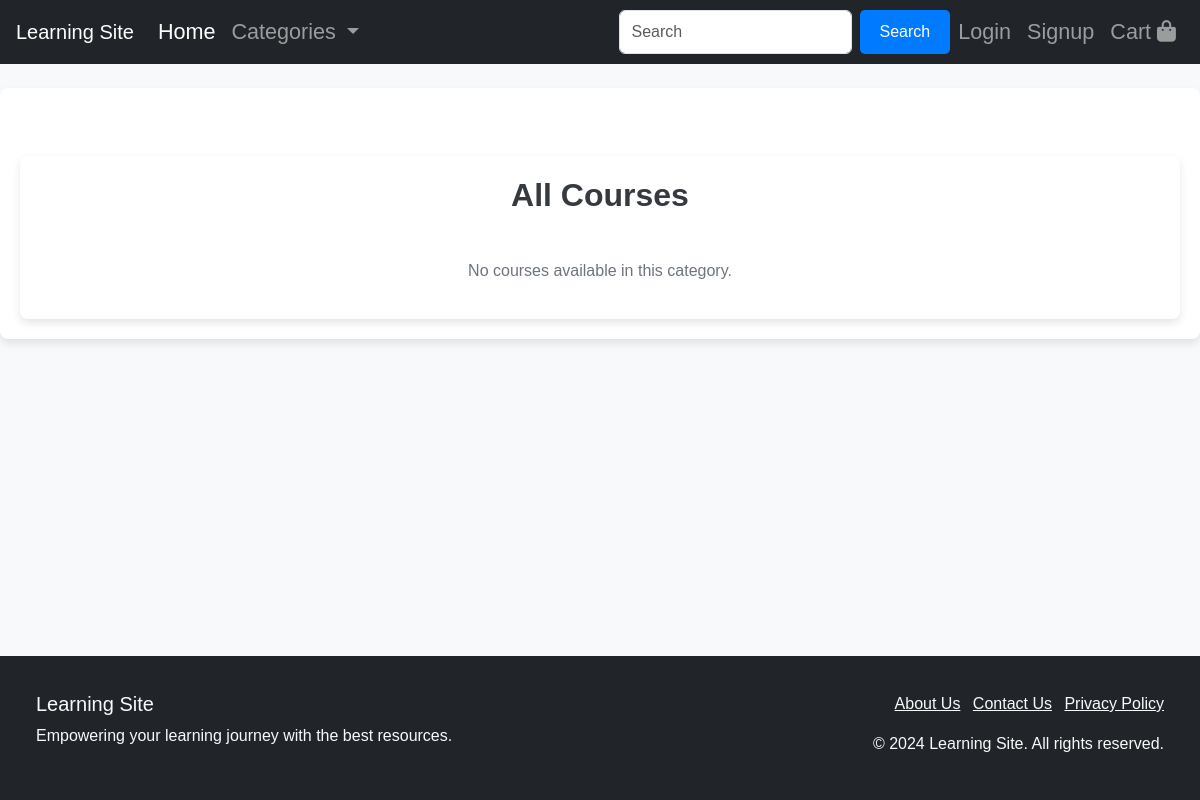
The app's page /, older data.
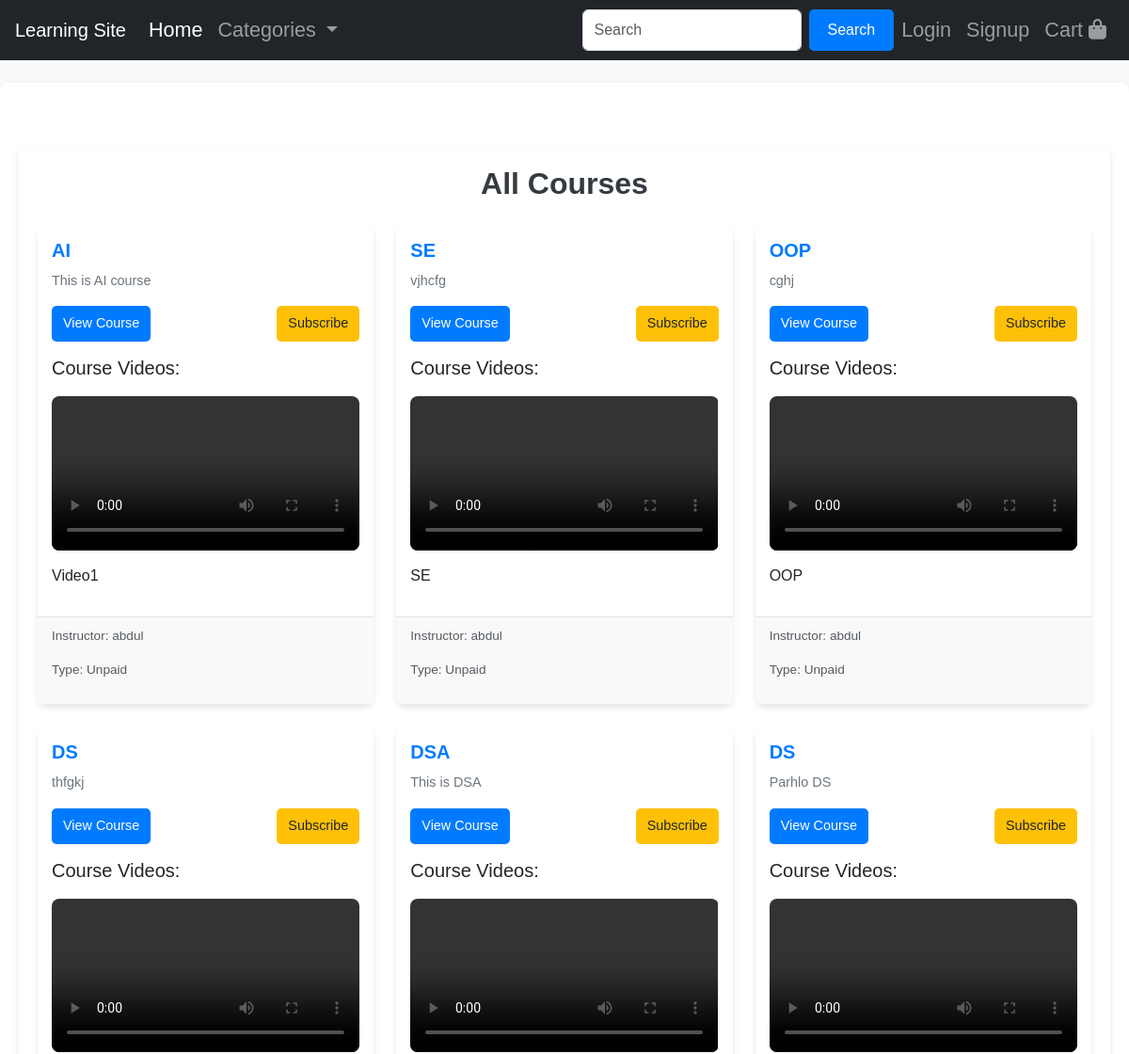
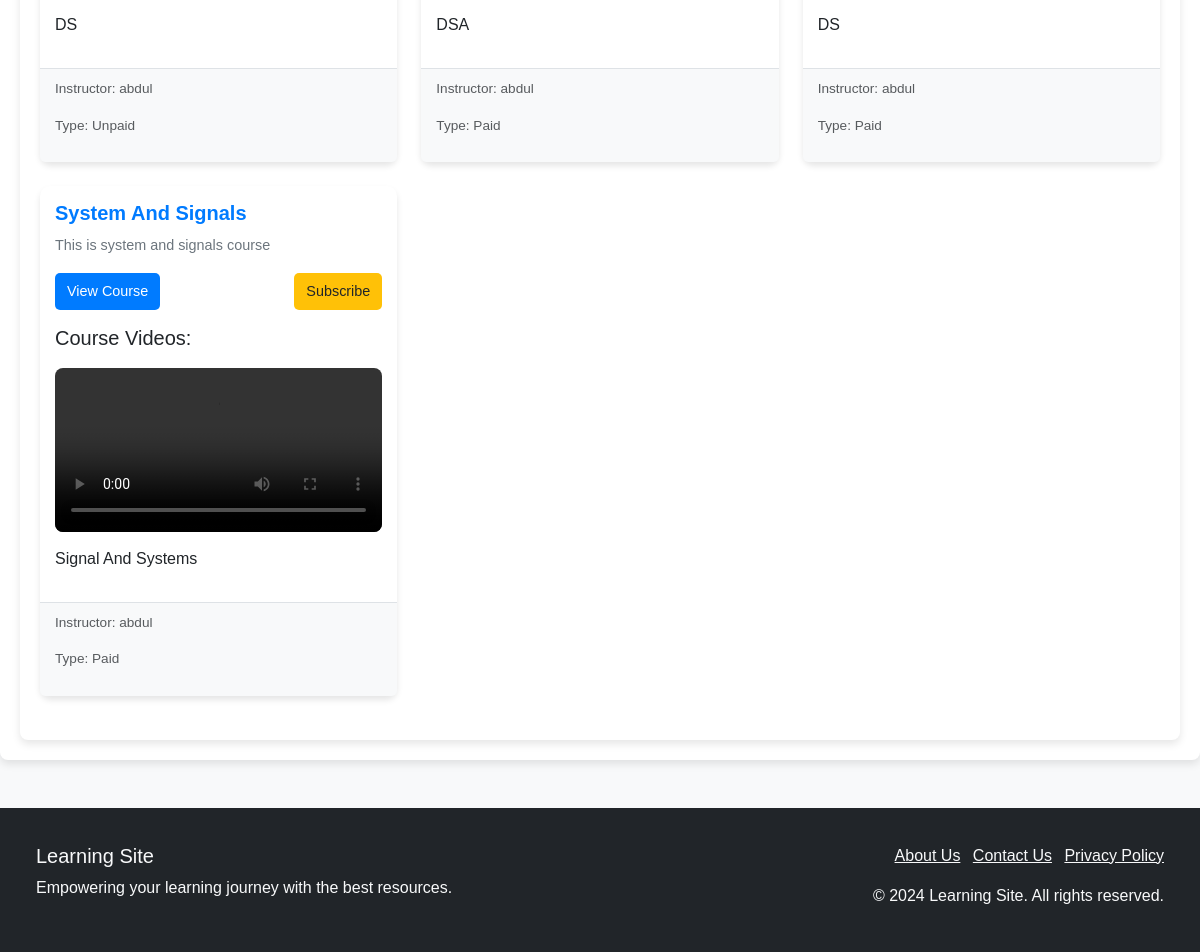
The same page, newer data (2 pictures, top to bottom).
### course_instructor/models.py (models this page shows, shortened)
class Course(models.Model):
    COURSE_TYPE_CHOICES = [
        ('paid', 'Paid'),
        ('unpaid', 'Unpaid'),
    ]
    title = models.CharField(max_length=255)
    description = models.TextField()
    duration = models.DurationField(default=timedelta(days=30))
    instructor = models.ForeignKey(Profile, on_delete=models.CASCADE, related_name='courses_taught')
    course_type = models.CharField(max_length=10, choices=COURSE_TYPE_CHOICES, default='unpaid')
    created_at = models.DateTimeField(auto_now_add=True)
    updated_at = models.DateTimeField(auto_now=True)

class CourseContent(models.Model):
    course = models.ForeignKey(Course, related_name='contents', on_delete=models.CASCADE)
    title = models.CharField(max_length=255)
    video = models.FileField(upload_to='course_videos/', max_length=255)
    content_type = models.CharField(max_length=100, choices=[('video', 'Video'), ('pdf', 'PDF'), ('text', 'Text')])
    order = models.IntegerField()
    additional_resources = models.FileField(upload_to='resources/', null=True, blank=True)
    is_first_video = models.BooleanField(default=False)

### main/models.py (models this page shows, shortened)
class Profile(models.Model):
    user = models.OneToOneField(User, on_delete=models.CASCADE)
    bio = models.TextField(blank=True, null=True)  # Short biography or description of the user
    profile_picture = models.ImageField(upload_to='profile_pics/', blank=True, null=True)  # Optional profile picture
    is_student = models.BooleanField(default=False)  # Indicates if the user is a student
    is_instructor = models.BooleanField(default=False)  # Indicates if the user is an instructor
    instructor_bio = models.TextField(blank=True, null=True)  # Detailed bio for instructors
    expertise = models.CharField(max_length=255, blank=True, null=True)  # Area of expertise (e.g., subject or field)
    created_at = models.DateTimeField(auto_now_add=True)  # Automatically set when the profile is created
    updated_at = models.DateTimeField(auto_now=True)  # Automatically updated when the profile is modified

### main/views.py (the view)
# urls.py: path("",views.main_page,name='main'),
def main_page(request):
    courses = Course.objects.all()  # You can filter this as per your requirements
    return render(request, 'main_page.html', {'courses': courses})

### template/main_page.html (shortened to what this page needs)
{% extends "layout.html" %}
{% load static %}
{% block content %}
<main class="container mt-5">
  <h1 class="mb-4 text-center">
    {% if selected_type == 'paid' %}
      Paid Courses
    {% elif selected_type == 'unpaid' %}
      Unpaid Courses
    {% else %}
      All Courses
    {% endif %}
  </h1>
  <div class="row">
    {% for course in courses %}
    <div class="col-md-4 mb-4">
      <div class="card h-100">
        <div class="card-body">
          <h3 class="card-title">{{ course.title }}</h3>
          <p class="card-text">{{ course.description|truncatewords:20 }}</p>
          <div class="d-flex justify-content-between mb-3">
            <a href="{% url 'course_detail' course.id %}" class="btn btn-primary btn-sm">View Course</a>
            <a href="{% url 'subscribe' course.title course.course_type %}" class="btn btn-warning btn-sm">Subscribe</a>
          </div>
          <h5>Course Videos:</h5>
          {% with course.contents.all|default_if_none:""|slice:":1" as first_video %}
          {% if first_video %}
          <div>
            <video width="100%" controls>
              <source src="{{ first_video.0.video.url }}" type="video/mp4">
            </video>
            <p class="mt-2">{{ first_video.0.title }}</p>
          </div>
          {% endif %}
          {% endwith %}
        </div>
        <div class="card-footer text-muted">
          <p>Instructor: {{ course.instructor.user.username }}</p>
          <p>Type: {{ course.get_course_type_display }}</p>
        </div>
      </div>
    </div>
    {% empty %}
    <p class="text-center col-12">No courses available in this category.</p>
    {% endfor %}
  </div>
</main>
{% endblock %}

### template/layout.html (shortened to what this page needs)
{% load static %}
<!DOCTYPE html>
<html lang="en">
<head>
  <link rel="stylesheet" href="https://cdnjs.cloudflare.com/ajax/libs/font-awesome/6.0.0-beta3/css/all.min.css">
  <link href="https://cdn.jsdelivr.net/npm/bootstrap@5.3.3/dist/css/bootstrap.min.css" rel="stylesheet"
>
  <link rel="stylesheet" href="{% static 'style.css' %}">
</head>
<body>
  <header>
    <nav class="navbar navbar-expand-lg navbar-dark bg-dark px-3">
      <a class="navbar-brand" href="#">Learning Site</a>
      <div class="collapse navbar-collapse" id="navbarNav">
        <ul class="navbar-nav me-auto">
          <li class="nav-item">
            <a class="nav-link active" href="{% url 'home' %}">Home</a>
          </li>
          <li class="nav-item dropdown">
            <a class="nav-link dropdown-toggle" href="#" role="button" data-bs-toggle="dropdown"
               aria-expanded="false">
              Categories
            </a>
          </li>
        </ul>
        <form class="d-flex" role="search">
          <input class="form-control me-2" type="search" placeholder="Search" aria-label="Search">
          <button class="btn btn-outline-success" type="submit">Search</button>
        </form>
        <ul class="navbar-nav">
          <li class="nav-item"><a class="nav-link" href="#">Login</a></li>
          <li class="nav-item"><a class="nav-link" href="#">Signup</a></li>
          <li class="nav-item"><a class="nav-link" href="#">Cart <i class="fas fa-shopping-bag"></i></a></li>
        </ul>
      </div>
    </nav>
  </header>
  <main class="container mt-4">
    {% block content %}
    {% endblock %}
  </main>
  <footer class="footer bg-dark text-light py-3 mt-5">
    <div class="container">
      <div class="row">
        <div class="col-md-6">
          <h5>Learning Site</h5>
          <p>Empowering your learning journey with the best resources.</p>
        </div>
        <div class="col-md-6 text-end">
          <ul class="list-inline">
            <li class="list-inline-item"><a href="#" class="text-light">About Us</a></li>
            <li class="list-inline-item"><a href="#" class="text-light">Contact Us</a></li>
            <li class="list-inline-item"><a href="#" class="text-light">Privacy Policy</a></li>
          </ul>
          <p class="mb-0">&copy; 2024 Learning Site. All rights reserved.</p>
        </div>
      </div>
    </div>
  </footer>
</body>
</html>

### static/style.css (style rules this page uses)
.container { max-width: 100% !important; }
.nav-item a { font-size: 1.35rem; }
body { display: flex; flex-direction: column; min-height: 100vh; margin: 0; }
.footer { background-color: #343a40; color: #ffffff; padding: 1rem; }
.container { max-width: 800px; margin: 0 auto; padding: 20px; }
button[type="submit"] { background-color: #007bff; color: white; font-size: 1rem; padding: 10px 20px; border: none; border-radius: 5px; cursor: pointer; transition: background-color 0.3s ease; }
body { font-family: 'Arial', sans-serif; background-color: #f8f9fa; margin: 0; padding: 0; }
main.container { max-width: 1200px; margin: auto; background: #fff; padding: 20px; border-radius: 8px; box-shadow: 0 4px 8px rgba(0, 0, 0, 0.1); }
h1 { font-size: 2rem; font-weight: bold; color: #343a40; }
.card { border: none; border-radius: 10px; box-shadow: 0 4px 6px rgba(0, 0, 0, 0.1); transition: transform 0.2s ease-in-out, box-shadow 0.2s ease-in-out; }
.card-body { padding: 15px; }
.card-title { font-size: 1.25rem; font-weight: bold; color: #007bff; margin-bottom: 10px; }
.card-text { font-size: 0.9rem; color: #6c757d; }
video { border-radius: 8px; margin-top: 10px; }
.btn { font-size: 0.9rem; padding: 8px 12px; border-radius: 5px; transition: background-color 0.2s ease-in-out, color 0.2s ease-in-out; }
.btn-primary { background-color: #007bff; color: white; border: none; }
.btn-warning { background-color: #ffc107; color: #212529; border: none; }
.card-footer { background-color: #f8f9fa; font-size: 0.85rem; color: #6c757d; padding: 10px 15px; border-top: 1px solid #dee2e6; border-radius: 0 0 10px 10px; }

Row changes from the older to the newer data that the page shows:
added Course: title "AI", description "This is AI course", instructor.user.username "abdul", course_type "Unpaid"
added CourseContent: title "Video1"
added Course: title "SE", description "vjhcfg", instructor.user.username "abdul", course_type "Unpaid"
added CourseContent: title "SE"
added Course: title "OOP", description "cghj", instructor.user.username "abdul", course_type "Unpaid"
added CourseContent: title "OOP"
added Course: title "DS", description "thfgkj", instructor.user.username "abdul", course_type "Unpaid"
added CourseContent: title "DS"
added Course: title "DSA", description "This is DSA", instructor.user.username "abdul", course_type "Paid"
added CourseContent: title "DSA"
added Course: title "DS", description "Parhlo DS", instructor.user.username "abdul", course_type "Paid"
added CourseContent: title "DS"
added Course: title "System And Signals", description "This is system and signals course", instructor.user.username "abdul", course_type "Paid"
added CourseContent: title "Signal And Systems"
Text that changed along with them:
text no longer shown: "No courses available in this category."
